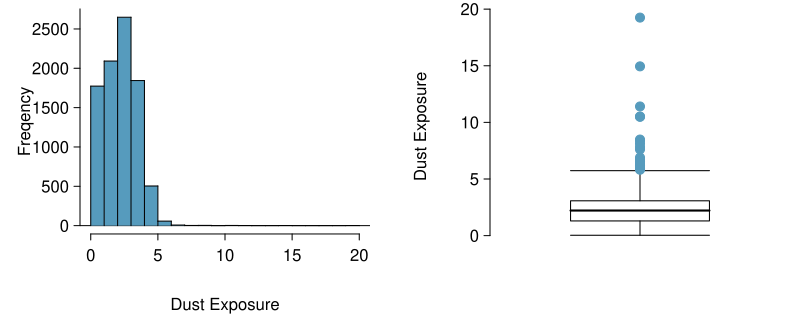

Reproduce this figure in R.
coal<-read.csv("~/OI_Biostat/data/coal_workers/coal_workers.csv")

dust.convert <-function(age, exposure){
  factor <- (age-18) * 1740/1000
  dust <- exposure/factor
  return(dust)
}
dust <- dust.convert(coal$AGE, coal$exp)
#get rid of infinites
dust[is.infinite(dust)]<-NA
dust<-dust[!is.na(dust)] #remove all the NAs
#############################################################################

library(openintro)
data(COL)
setwd('~/OI_Biostat/oi_biostat_source/ch_inference_foundations_oi_biostat/figures/histOfDustExposure')

myPDF('histOfDustExposure.pdf', 8, 3.15,
      mfrow = 1:2,
      mar = c(4, 4, 0.5, 1.5),
      mgp = c(3, 0.55, 0))

histPlot(dust,
         xlab = 'Dust Exposure',
         ylab = '',
         col = COL[1],
         axes = FALSE)
axis(1, at = seq(0, 20, 5))
axis(2, at = seq(0, 3000, 500))
mtext('Freqency', side = 2, line = 2.3, las = 0)
par(mar = c(3.5, 4.5, 0.5, 0.5))
boxPlot(dust,
        main = "",
        ylab = "Dust Exposure",
        col = COL[1])

dev.off()
